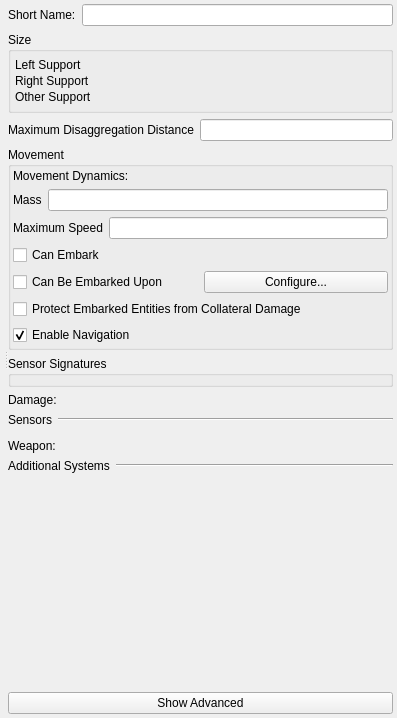
<?xml version="1.0" encoding="UTF-8"?>
<ui version="4.0">
 <class>Form</class>
 <widget class="QWidget" name="Form">
  <property name="geometry">
   <rect>
    <x>0</x>
    <y>0</y>
    <width>397</width>
    <height>718</height>
   </rect>
  </property>
  <property name="windowTitle">
   <string>Form</string>
  </property>
  <layout class="QVBoxLayout" name="verticalLayout_8">
   <property name="leftMargin">
    <number>4</number>
   </property>
   <property name="topMargin">
    <number>4</number>
   </property>
   <property name="rightMargin">
    <number>4</number>
   </property>
   <property name="bottomMargin">
    <number>4</number>
   </property>
   <item>
    <widget class="QSplitter" name="splitter">
     <property name="orientation">
      <enum>Qt::Horizontal</enum>
     </property>
     <widget class="QWidget" name="layoutWidget">
      <layout class="QVBoxLayout" name="verticalLayout_7">
       <property name="leftMargin">
        <number>0</number>
       </property>
       <property name="topMargin">
        <number>0</number>
       </property>
       <property name="rightMargin">
        <number>0</number>
       </property>
       <property name="bottomMargin">
        <number>0</number>
       </property>
       <item>
        <widget class="QWidget" name="myGeneralCanvas" native="true">
         <property name="sizePolicy">
          <sizepolicy hsizetype="MinimumExpanding" vsizetype="Fixed">
           <horstretch>0</horstretch>
           <verstretch>0</verstretch>
          </sizepolicy>
         </property>
         <property name="element_type" stdset="0">
          <string notr="true">general_canvas</string>
         </property>
        </widget>
       </item>
       <item>
        <widget class="QWidget" name="myDisplayWidget" native="true">
         <property name="element_type" stdset="0">
          <string notr="true">display_widget_canvas</string>
         </property>
        </widget>
       </item>
      </layout>
     </widget>
     <widget class="QWidget" name="layoutWidget">
      <layout class="QVBoxLayout" name="verticalLayout_5">
       <item>
        <layout class="QHBoxLayout" name="horizontalLayout">
         <item>
          <widget class="QLabel" name="short_name_label">
           <property name="text">
            <string>Short Name:</string>
           </property>
          </widget>
         </item>
         <item>
          <widget class="QLineEdit" name="short_name"/>
         </item>
        </layout>
       </item>
       <item>
        <widget class="QGroupBox" name="boundingVolumeGroupBox">
         <property name="title">
          <string>Size</string>
         </property>
         <layout class="QGridLayout" name="gridLayout_3">
          <property name="sizeConstraint">
           <enum>QLayout::SetNoConstraint</enum>
          </property>
          <property name="leftMargin">
           <number>4</number>
          </property>
          <property name="topMargin">
           <number>4</number>
          </property>
          <property name="rightMargin">
           <number>4</number>
          </property>
          <property name="bottomMargin">
           <number>4</number>
          </property>
          <property name="spacing">
           <number>2</number>
          </property>
          <item row="1" column="0" colspan="2">
           <widget class="QWidget" name="bounding_volume" native="true">
            <property name="minimumSize">
             <size>
              <width>0</width>
              <height>0</height>
             </size>
            </property>
           </widget>
          </item>
          <item row="2" column="0">
           <widget class="QLabel" name="left_support_label">
            <property name="sizePolicy">
             <sizepolicy hsizetype="Minimum" vsizetype="Minimum">
              <horstretch>0</horstretch>
              <verstretch>0</verstretch>
             </sizepolicy>
            </property>
            <property name="text">
             <string>Left Support</string>
            </property>
           </widget>
          </item>
          <item row="2" column="1">
           <widget class="QWidget" name="left_support" native="true">
            <property name="sizePolicy">
             <sizepolicy hsizetype="MinimumExpanding" vsizetype="Minimum">
              <horstretch>0</horstretch>
              <verstretch>0</verstretch>
             </sizepolicy>
            </property>
            <property name="element_type" stdset="0">
             <string notr="true">vector-parameter-data</string>
            </property>
            <property name="single_row" stdset="0">
             <bool>true</bool>
            </property>
            <property name="default_value" stdset="0">
             <string>1,-1,0</string>
            </property>
           </widget>
          </item>
          <item row="3" column="0">
           <widget class="QLabel" name="right_support_label">
            <property name="sizePolicy">
             <sizepolicy hsizetype="Minimum" vsizetype="Minimum">
              <horstretch>0</horstretch>
              <verstretch>0</verstretch>
             </sizepolicy>
            </property>
            <property name="text">
             <string>Right Support</string>
            </property>
           </widget>
          </item>
          <item row="3" column="1">
           <widget class="QWidget" name="right_support" native="true">
            <property name="sizePolicy">
             <sizepolicy hsizetype="MinimumExpanding" vsizetype="Minimum">
              <horstretch>0</horstretch>
              <verstretch>0</verstretch>
             </sizepolicy>
            </property>
            <property name="element_type" stdset="0">
             <string notr="true">vector-parameter-data</string>
            </property>
            <property name="single_row" stdset="0">
             <bool>true</bool>
            </property>
            <property name="default_value" stdset="0">
             <string>1,1,0</string>
            </property>
           </widget>
          </item>
          <item row="4" column="0">
           <widget class="QLabel" name="other_support_label">
            <property name="sizePolicy">
             <sizepolicy hsizetype="Minimum" vsizetype="Minimum">
              <horstretch>0</horstretch>
              <verstretch>0</verstretch>
             </sizepolicy>
            </property>
            <property name="text">
             <string>Other Support</string>
            </property>
           </widget>
          </item>
          <item row="4" column="1">
           <widget class="QWidget" name="other_support" native="true">
            <property name="sizePolicy">
             <sizepolicy hsizetype="MinimumExpanding" vsizetype="Minimum">
              <horstretch>0</horstretch>
              <verstretch>0</verstretch>
             </sizepolicy>
            </property>
            <property name="element_type" stdset="0">
             <string notr="true">vector-parameter-data</string>
            </property>
            <property name="single_row" stdset="0">
             <bool>true</bool>
            </property>
            <property name="default_value" stdset="0">
             <string>-1,0,0</string>
            </property>
           </widget>
          </item>
          <item row="5" column="0" colspan="2">
           <widget class="QWidget" name="bounding_volume_2" native="true">
            <property name="minimumSize">
             <size>
              <width>0</width>
              <height>0</height>
             </size>
            </property>
            <property name="element_type" stdset="0">
             <string notr="true">bv_sp_calc_widget</string>
            </property>
            <property name="calculate_bounding_volume" stdset="0">
             <bool>true</bool>
            </property>
            <property name="calculate_support_points" stdset="0">
             <bool>true</bool>
            </property>
           </widget>
          </item>
         </layout>
        </widget>
       </item>
       <item>
        <layout class="QHBoxLayout" name="horizontalLayout_2">
         <item>
          <widget class="QLabel" name="disaggregation_range_label">
           <property name="text">
            <string>Maximum Disaggregation Distance</string>
           </property>
          </widget>
         </item>
         <item>
          <widget class="QLineEdit" name="disaggregation_range">
           <property name="display-units" stdset="0">
            <string notr="true">meters</string>
           </property>
           <property name="source-units" stdset="0">
            <string notr="true">meters</string>
           </property>
           <property name="hide_by_default" stdset="0">
            <bool>true</bool>
           </property>
          </widget>
         </item>
        </layout>
       </item>
       <item>
        <widget class="QGroupBox" name="movementGroupBox">
         <property name="title">
          <string>Movement</string>
         </property>
         <layout class="QVBoxLayout" name="verticalLayout">
          <property name="leftMargin">
           <number>2</number>
          </property>
          <property name="topMargin">
           <number>2</number>
          </property>
          <property name="rightMargin">
           <number>2</number>
          </property>
          <property name="bottomMargin">
           <number>2</number>
          </property>
          <item>
           <layout class="QHBoxLayout" name="horizontalLayout_7">
            <item>
             <widget class="QLabel" name="movement_system_label">
              <property name="text">
               <string>Movement Dynamics:</string>
              </property>
             </widget>
            </item>
            <item>
             <widget class="QWidget" name="movement_system" native="true">
              <property name="category" stdset="0">
               <string notr="true">movement</string>
              </property>
              <property name="none-selected-text" stdset="0">
               <string>Immobile</string>
              </property>
              <property name="element_type" stdset="0">
               <string notr="true">single_system_selector</string>
              </property>
             </widget>
            </item>
           </layout>
          </item>
          <item>
           <layout class="QHBoxLayout" name="horizontalLayout_3">
            <item>
             <widget class="QLabel" name="mass_label">
              <property name="text">
               <string>Mass</string>
              </property>
             </widget>
            </item>
            <item>
             <widget class="QLineEdit" name="mass">
              <property name="source-units" stdset="0">
               <string notr="true">kilograms</string>
              </property>
              <property name="display-units" stdset="0">
               <string notr="true">kilograms</string>
              </property>
             </widget>
            </item>
           </layout>
          </item>
          <item>
           <layout class="QHBoxLayout" name="horizontalLayout_4">
            <item>
             <widget class="QLabel" name="max_speed_label">
              <property name="text">
               <string>Maximum Speed</string>
              </property>
             </widget>
            </item>
            <item>
             <widget class="QLineEdit" name="max_speed">
              <property name="source-units" stdset="0">
               <string notr="true">meters-per-second</string>
              </property>
              <property name="display-units" stdset="0">
               <string notr="true">kilometers-per-hour</string>
              </property>
             </widget>
            </item>
           </layout>
          </item>
          <item>
           <widget class="QCheckBox" name="can_embark">
            <property name="text">
             <string>Can Embark</string>
            </property>
            <property name="element_type" stdset="0">
             <string notr="true">DtRwBoolean</string>
            </property>
           </widget>
          </item>
          <item>
           <layout class="QHBoxLayout" name="horizontalLayout_12">
            <item>
             <widget class="QCheckBox" name="can_be_embarked_upon">
              <property name="text">
               <string>Can Be Embarked Upon</string>
              </property>
              <property name="element_type" stdset="0">
               <string notr="true">DtRwBoolean</string>
              </property>
             </widget>
            </item>
            <item>
             <widget class="QPushButton" name="configure_embarkation">
              <property name="text">
               <string>Configure...</string>
              </property>
              <property name="enable_if_checked" stdset="0">
               <string notr="true">can_be_embarked_upon</string>
              </property>
              <property name="slot" stdset="0">
               <string notr="true">change_embarkation</string>
              </property>
              <property name="element_type" stdset="0">
               <string notr="true">push_button</string>
              </property>
              <property name="disable_if_multiple_selection" stdset="0">
               <bool>true</bool>
              </property>
             </widget>
            </item>
           </layout>
          </item>
          <item>
           <widget class="QCheckBox" name="protect_from_collateral_damage">
            <property name="toolTip">
             <string>If enabled, will protect any entities embarked on this object from collateral damage</string>
            </property>
            <property name="text">
             <string>Protect Embarked Entities from Collateral Damage</string>
            </property>
           </widget>
          </item>
          <item>
           <widget class="QCheckBox" name="enable_navigation">
            <property name="toolTip">
             <string>If checked, entity will make use of navigation data (if available) for path planning</string>
            </property>
            <property name="text">
             <string>Enable Navigation</string>
            </property>
            <property name="checked">
             <bool>true</bool>
            </property>
            <property name="element_type" stdset="0">
             <string notr="true">DtRwBoolean</string>
            </property>
            <property name="hide_by_default" stdset="0">
             <bool>true</bool>
            </property>
           </widget>
          </item>
         </layout>
        </widget>
       </item>
       <item>
        <widget class="QGroupBox" name="sensorSignaturesGroupBox">
         <property name="title">
          <string>Sensor Signatures</string>
         </property>
         <layout class="QVBoxLayout" name="verticalLayout_3">
          <property name="spacing">
           <number>2</number>
          </property>
          <property name="leftMargin">
           <number>2</number>
          </property>
          <property name="topMargin">
           <number>2</number>
          </property>
          <property name="rightMargin">
           <number>2</number>
          </property>
          <property name="bottomMargin">
           <number>2</number>
          </property>
          <item>
           <widget class="QWidget" name="sensor_signatures" native="true">
            <property name="default-signatures" stdset="0">
             <string>visual-signature=1.2;radar-signature=0.25;infrared-signature=1.2</string>
            </property>
           </widget>
          </item>
         </layout>
        </widget>
       </item>
       <item>
        <layout class="QHBoxLayout" name="horizontalLayout_8">
         <item>
          <widget class="QLabel" name="damage_system_label">
           <property name="text">
            <string>Damage:</string>
           </property>
          </widget>
         </item>
         <item>
          <widget class="QWidget" name="damage_system" native="true">
           <property name="category" stdset="0">
            <string notr="true">damage</string>
           </property>
           <property name="none-selected-text" stdset="0">
            <string>Undamagable</string>
           </property>
           <property name="element_type" stdset="0">
            <string notr="true">single_system_selector</string>
           </property>
          </widget>
         </item>
        </layout>
       </item>
       <item>
        <layout class="QVBoxLayout" name="verticalLayout_4">
         <item>
          <layout class="QHBoxLayout" name="horizontalLayout_9">
           <item>
            <widget class="QLabel" name="sensor_system_selector_label">
             <property name="sizePolicy">
              <sizepolicy hsizetype="Fixed" vsizetype="Fixed">
               <horstretch>0</horstretch>
               <verstretch>0</verstretch>
              </sizepolicy>
             </property>
             <property name="text">
              <string>Sensors</string>
             </property>
            </widget>
           </item>
           <item>
            <widget class="Line" name="line">
             <property name="orientation">
              <enum>Qt::Horizontal</enum>
             </property>
            </widget>
           </item>
          </layout>
         </item>
         <item>
          <widget class="QWidget" name="sensor_system_selector" native="true">
           <property name="category" stdset="0">
            <string notr="true">sensor</string>
           </property>
           <property name="element_type" stdset="0">
            <string notr="true">multi_system_selector</string>
           </property>
          </widget>
         </item>
        </layout>
       </item>
       <item>
        <layout class="QHBoxLayout" name="horizontalLayout_10">
         <item>
          <widget class="QLabel" name="weapon_system_selector_label">
           <property name="sizePolicy">
            <sizepolicy hsizetype="Fixed" vsizetype="Fixed">
             <horstretch>0</horstretch>
             <verstretch>0</verstretch>
            </sizepolicy>
           </property>
           <property name="text">
            <string>Weapon:</string>
           </property>
          </widget>
         </item>
         <item>
          <widget class="QWidget" name="weapon_system_selector" native="true">
           <property name="category" stdset="0">
            <string notr="true">weapon</string>
           </property>
           <property name="element_type" stdset="0">
            <string notr="true">single_system_selector</string>
           </property>
          </widget>
         </item>
        </layout>
       </item>
       <item>
        <layout class="QVBoxLayout" name="verticalLayout_6">
         <item>
          <layout class="QHBoxLayout" name="horizontalLayout_11">
           <item>
            <widget class="QLabel" name="other_system_selector_label">
             <property name="sizePolicy">
              <sizepolicy hsizetype="Fixed" vsizetype="Fixed">
               <horstretch>0</horstretch>
               <verstretch>0</verstretch>
              </sizepolicy>
             </property>
             <property name="text">
              <string>Additional Systems</string>
             </property>
            </widget>
           </item>
           <item>
            <widget class="Line" name="line_3">
             <property name="orientation">
              <enum>Qt::Horizontal</enum>
             </property>
            </widget>
           </item>
          </layout>
         </item>
         <item>
          <widget class="QWidget" name="other_system_selector" native="true">
           <property name="category" stdset="0">
            <string notr="true">other</string>
           </property>
           <property name="element_type" stdset="0">
            <string notr="true">multi_system_selector</string>
           </property>
          </widget>
         </item>
        </layout>
       </item>
       <item>
        <spacer name="verticalSpacer">
         <property name="orientation">
          <enum>Qt::Vertical</enum>
         </property>
         <property name="sizeHint" stdset="0">
          <size>
           <width>20</width>
           <height>18</height>
          </size>
         </property>
        </spacer>
       </item>
       <item>
        <widget class="QPushButton" name="myShowAdvanced">
         <property name="text">
          <string>Show Advanced</string>
         </property>
         <property name="checkable">
          <bool>true</bool>
         </property>
         <property name="signal_slot" stdset="0">
          <string>toggled(bool);this;showHiddenControls(bool)</string>
         </property>
        </widget>
       </item>
      </layout>
     </widget>
    </widget>
   </item>
  </layout>
 </widget>
 <resources/>
 <connections/>
</ui>
